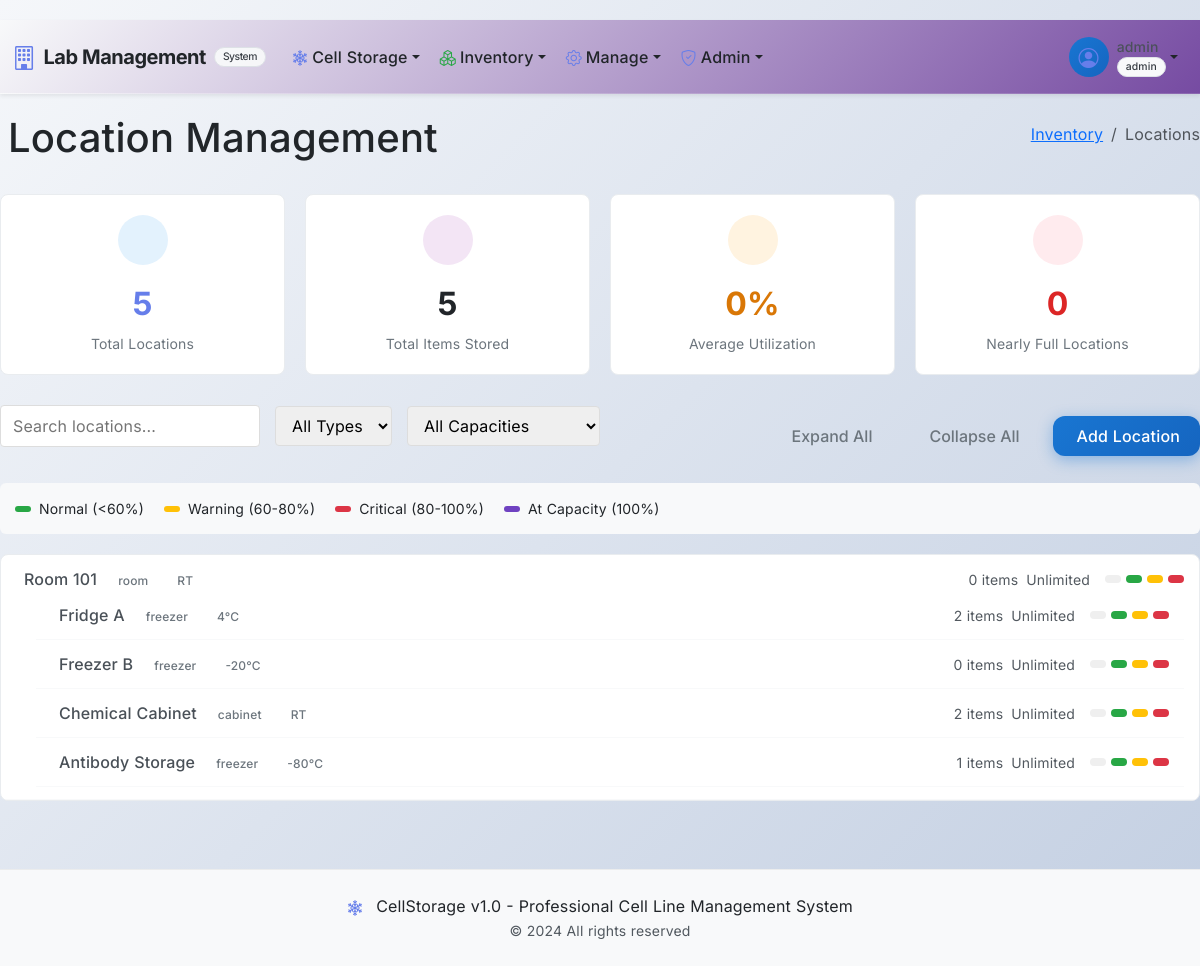
The page /inventory/locations (signed in) on the database as committed earlier.
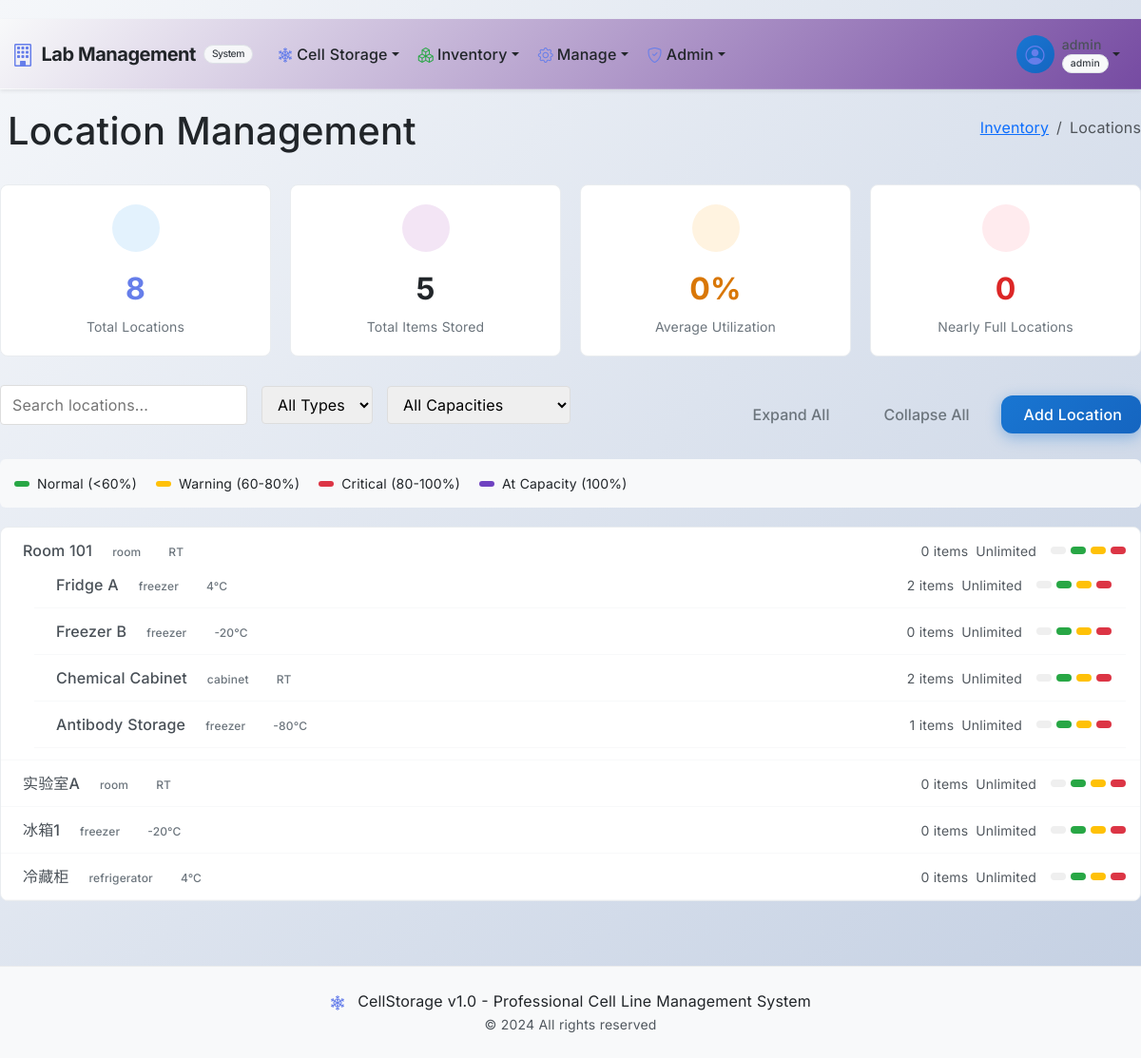
The same page on the database as committed later.
### app/inventory/models.py (models this page shows, shortened)
class Location(db.Model):
    __tablename__ = 'locations'
    id = db.Column(db.Integer, primary_key=True)
    name = db.Column(db.String(128), nullable=False)
    parent_id = db.Column(db.Integer, db.ForeignKey('locations.id'))
    location_type = db.Column(db.String(32))
    temperature = db.Column(db.String(32))
    description = db.Column(db.Text)
    is_active = db.Column(db.Boolean, default=True)
    max_capacity = db.Column(db.Integer)
    capacity_unit = db.Column(db.String(32), default='items')
    current_usage = db.Column(db.Integer, default=0)
    children = db.relationship('Location', backref=db.backref('parent', remote_side=[id]))
    items = db.relationship('InventoryItem', backref='location_info', lazy='dynamic')

### app/inventory/routes.py (the view)
@bp.route('/locations')
@login_required
@require_permission('location.view')
def locations():
    all_locations = Location.query.all()
    root_locations = Location.query.filter_by(parent_id=None).all()
    return render_template('inventory/locations.html', locations=all_locations, root_locations=root_locations, total_items=InventoryItem.query.count(), avg_utilization=0, nearly_full_count=0)

### app/cell_storage/models.py (called while the page is built)
    @property
    def is_admin(self):
        return self.role == 'admin'

### app/shared/permissions.py (called while the page is built)
def require_permission(permission, resource_type=None, resource_id_param=None):
    def decorator(f):
        @wraps(f)
        def decorated_function(*args, **kwargs):
            if not current_user.is_authenticated:
                abort(401)
            resource_id = None
            if resource_id_param:
                resource_id = kwargs.get(resource_id_param) or request.args.get(resource_id_param)
            if not PermissionManager.has_permission(
                current_user.id,
                permission,
                resource_type,
                resource_id
            ):
                abort(403)
            return f(*args, **kwargs)
        return decorated_function
    return decorator

def has_permission(permission, resource_type=None, resource_id=None):
    if not current_user.is_authenticated:
        return False
    return PermissionManager.has_permission(
        current_user.id,
        permission,
        resource_type,
        resource_id
    )

def can_view_inventory():
    return has_permission('inventory.view')

def can_manage_locations():
    return has_permission('location.edit')

### app/templates/inventory/locations.html (shortened to what this page needs)
{% extends "base.html" %}
{% block content %}
<div class="container-fluid location-management">
    <div class="d-flex justify-content-between align-items-center mb-4">
        <h1>Location Management</h1>
        <nav aria-label="breadcrumb">
            <ol class="breadcrumb">
                <li class="breadcrumb-item"><a href="{{ url_for('inventory.index') }}">Inventory</a></li>
                <li class="breadcrumb-item active">Locations</li>
            </ol>
        </nav>
    </div>
    <div class="location-summary-cards">
        <div class="summary-card">
            <div class="summary-icon" style="background: #e3f2fd;">
            </div>
            <div class="summary-number text-primary">{{ locations|length }}</div>
            <div class="summary-label">Total Locations</div>
        </div>
        <div class="summary-card">
            <div class="summary-icon" style="background: #f3e5f5;">
            </div>
            <div class="summary-number text-purple">{{ total_items }}</div>
            <div class="summary-label">Total Items Stored</div>
        </div>
        <div class="summary-card">
            <div class="summary-icon" style="background: #fff3e0;">
            </div>
            <div class="summary-number text-warning">{{ avg_utilization|round(1) }}%</div>
            <div class="summary-label">Average Utilization</div>
        </div>
        <div class="summary-card">
            <div class="summary-icon" style="background: #ffebee;">
            </div>
            <div class="summary-number text-danger">{{ nearly_full_count }}</div>
            <div class="summary-label">Nearly Full Locations</div>
        </div>
    </div>
    <div class="d-flex justify-content-between align-items-center mb-3">
        <div class="location-filter">
            <input type="text" id="locationSearch" placeholder="Search locations...">
            <select id="locationTypeFilter">
                <option value="">All Types</option>
            </select>
            <select id="capacityFilter">
                <option value="">All Capacities</option>
            </select>
        </div>
        <div>
            <button class="btn btn-outline-secondary me-2" id="expandAllBtn">
                Expand All
            </button>
            <button class="btn btn-outline-secondary me-2" id="collapseAllBtn">
                Collapse All
            </button>
            <a href="{{ url_for('inventory.locations') }}" class="btn btn-primary">
                Add Location
            </a>
        </div>
    </div>
    <div class="capacity-legend">
        <div class="legend-item">
            <div class="legend-color capacity-normal"></div>
            <span>Normal (&lt;60%)</span>
        </div>
        <div class="legend-item">
            <div class="legend-color capacity-warning"></div>
            <span>Warning (60-80%)</span>
        </div>
        <div class="legend-item">
            <div class="legend-color capacity-danger"></div>
            <span>Critical (80-100%)</span>
        </div>
        <div class="legend-item">
            <div class="legend-color capacity-full"></div>
            <span>At Capacity (100%)</span>
        </div>
    </div>
    <div class="location-tree" id="locationTree">
        {% for location in root_locations %}
            {% include 'inventory/partials/location_node.html' %}
        {% endfor %}
    </div>
</div>
{% endblock %}

### app/templates/inventory/partials/location_node.html (shortened to what this page needs)
{% set capacity_percent = (location.current_usage / location.max_capacity * 100) if location.max_capacity else 0 %}
{% set capacity_class = 'capacity-full' if capacity_percent >= 100 else 'capacity-danger' if capacity_percent >= 80 else 'capacity-warning' if capacity_percent >= 60 else 'capacity-normal' %}
<div class="location-node"
     data-location-id="{{ location.id }}"
     data-location-type="{{ location.location_type or '' }}"
     data-capacity-usage="{{ capacity_percent }}">
    <div class="location-info">
        <div class="location-details">
            <span class="location-name">{{ location.name }}</span>
            {% if location.location_type %}
            <span class="location-type badge badge-secondary">{{ location.location_type }}</span>
            {% endif %}
            {% if location.temperature %}
            <span class="location-type badge badge-info">{{ location.temperature }}</span>
            {% endif %}
        </div>
        <div class="location-stats">
            {% if location.max_capacity %}
            <div class="capacity-indicator">
                <small class="text-muted">{{ location.current_usage }}/{{ location.max_capacity }}</small>
                <div class="capacity-bar">
                    <div class="capacity-fill {{ capacity_class }}"
                         style="width: {{ capacity_percent|min(100) }}%"></div>
                </div>
                <small class="text-muted">{{ capacity_percent|round(1) }}%</small>
            </div>
            {% else %}
            <div class="capacity-indicator">
                <small class="text-muted">{{ location.current_usage }} items</small>
                <small class="text-muted">Unlimited</small>
            </div>
            {% endif %}
            <div class="location-actions">
                <button class="btn-location btn-view-details"
                        data-location-id="{{ location.id }}"
                        title="View Details">
                </button>
                <a href="{{ url_for('inventory.locations') }}?parent_id={{ location.id }}"
                   class="btn-location btn-add"
                   title="Add Child Location">
                </a>
                <a href="{{ url_for('inventory.locations') }}"
                   class="btn-location btn-edit"
                   title="Edit Location">
                </a>
                <button class="btn-location btn-delete"
                        data-location-id="{{ location.id }}"
                        title="Delete Location">
                </button>
            </div>
        </div>
    </div>
    {% if location.children %}
    <div class="location-children">
        {% for child in location.children %}
            <div class="location-indent">
                {% with location=child %}
                    {% include 'inventory/partials/location_node.html' %}
                {% endwith %}
            </div>
        {% endfor %}
    </div>
    {% endif %}
</div>

Rows that differ between the two databases and show on the page:
added Location: name "实验室A", location_type "room", temperature "RT", current_usage "0", shown under "Location Management"
added Location: name "冰箱1", location_type "freezer", temperature "-20°C", current_usage "0", shown under "Location Management"
added Location: name "冷藏柜", location_type "refrigerator", temperature "4°C", current_usage "0", shown under "Location Management"
Other text that changed with them:
{{ locations|length }}: "5" → "8"
